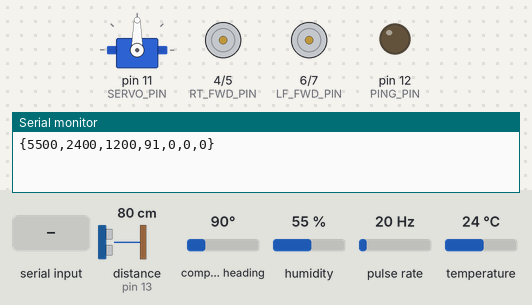
Bench run of a sketch on a simulated Arduino Uno, built for the host (arithmetic inside an expression is 32-bit, double 64-bit). Parts: servo, motor-driver pin pairs drawn as motors (green arrow = first pin HIGH = forward, orange = second pin HIGH = backward, longer = more drive), output pins drawn as LEDs (lit = HIGH), the last lines printed to the serial monitor. Wiring (inferred from the names in the program): pulse sensor: data pin 3. The inputs (shaded band) are chosen by the test bench; at power-on: distance to the obstacle (sensor on pin 13) 80 cm, compass heading 90°, humidity 55 %, pulse rate 20 Hz, temperature 24 °C. The echo pulse lasts 58.3 µs per cm.

Above: at 2.2 s.
2.3 s: "F\n" received over Serial
At 3.5 s:
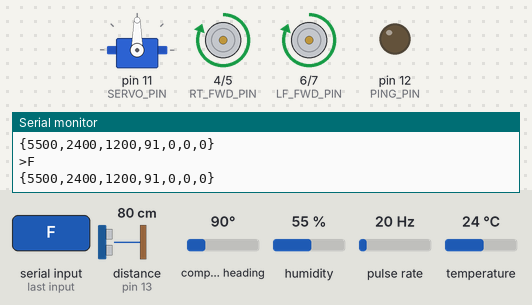
3.8 s: "B\n" received over Serial
At 4.6 s:
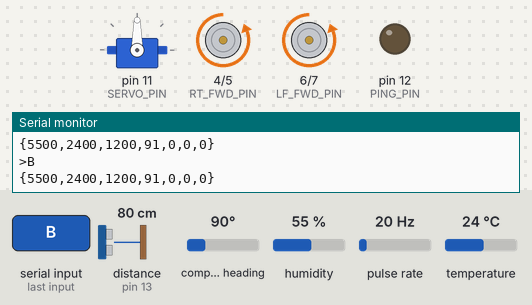
5.3 s: "L\n" received over Serial
At 5.8 s:
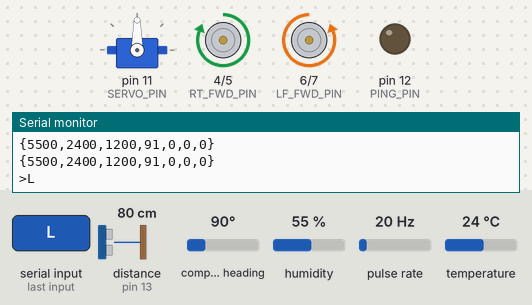
6.8 s: "R\n" received over Serial
At 8.0 s:
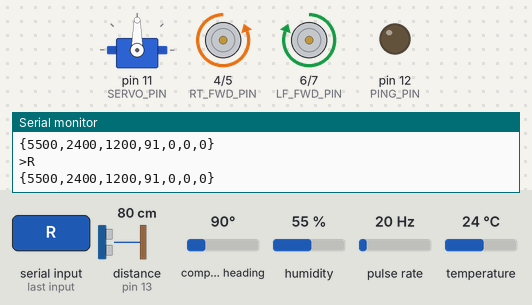
8.3 s: "l\n" received over Serial
At 9.3 s:
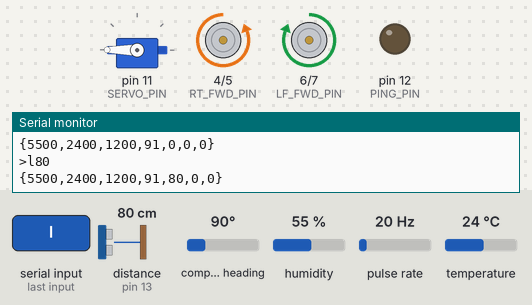
9.8 s: "r\n" received over Serial
At 10.4 s:
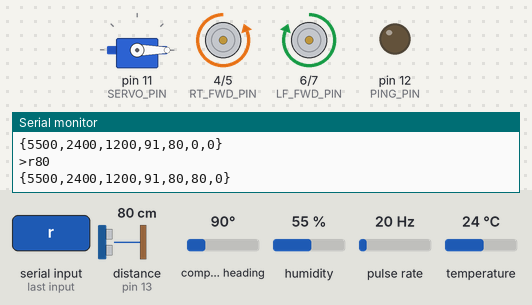
Timing chart, 0 to 12.3 s (numbered marks = the images above; inputs shaded):
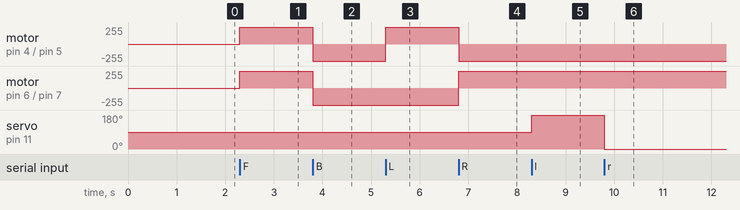

The sketch:

TRIP-P1.ino
```cpp
// (licence header left out)
#include <Wire.h>
#include <Adafruit_Sensor.h>
#include <Adafruit_HMC5883_U.h>
#include <Servo.h>
#include <RunningMedian.h>
#include <SPI.h>
#include <dht11.h>

// Define convenience compass directions/bearings
#define NORTH 0
#define EAST 90
#define SOUTH 180
#define WEST 270

// Define convenience directions
#define LEFT -1
#define RIGHT 1

// Define output pins for the L298N (motor control)
#define RT_FWD_PIN 4
#define RT_BWD_PIN 5
#define LF_FWD_PIN 6
#define LF_BWD_PIN 7

// Define the pins we use on the Arduino to send (Trigger) & receive (Echo)
#define PING_PIN 12
#define ECHO_PIN 13

// Define the servo control pin, directions
#define SERVO_PIN 11
#define SERVO_RIGHT 0
#define SERVO_FWDRT 45
#define SERVO_FORWARD 90
#define SERVO_FWDLT 135
#define SERVO_LEFT 180

#define DHT_PIN 2
#define GEIGER_PIN 3

// Assign a unique ID to the magnetometer/compass at the same time
Adafruit_HMC5883_Unified mag = Adafruit_HMC5883_Unified(12345);

// Servo will control HCSR04 proximity sensor
// 12 servo objects can be created on most boards
Servo navServo;
int servoPos = SERVO_FORWARD;
long cm_to_obs = 0;
long distanceL = 0, distanceR = 0, distanceF = 0;

char incoming[12];

RunningMedian bearings = RunningMedian(10);

// Temp/humidity sensor
dht11 DHT11;
int chk;
int temp = 0, hum = 0;
String msg;

// Geiger counter
volatile unsigned long radCtr = 0; // GM Tube events
unsigned long cpm = 0;             // radCtr Per Minute
unsigned long curMs;
unsigned long preMs;
boolean geigerEnabled;

void geiger_pulse() { // Captures count of events from Geiger counter board
  radCtr++;
}

void setup() {
  pinMode(PING_PIN, OUTPUT); // Set up ping pin...
  pinMode(ECHO_PIN, INPUT);  // ...and echo pin

  // Servo attached to pin 11
  navServo.attach(SERVO_PIN);
  positionRadar(SERVO_FORWARD);

  // Setting the pins as OUTPUT
  pinMode(RT_FWD_PIN, OUTPUT);
  pinMode(RT_BWD_PIN, OUTPUT);
  pinMode(LF_FWD_PIN, OUTPUT);
  pinMode(LF_BWD_PIN, OUTPUT);
  Serial.begin(9600);

  // Initialize the HMC5883 compass sensor
  if(!mag.begin())
  {
    // Problem detecting the HMC5883
    Serial.println("No HMC5883 detected, please check connections.");
    while(1);
  }

  DHT11.attach(DHT_PIN);            // Attach temp/humidity sensor to pin

  pinMode(GEIGER_PIN, INPUT);       // Set pin to input for capturing GM Tube events
  interrupts();                     // Enable interrupts (in case they were previously disabled)
  enableGeiger();

  //Serial.setTimeout(500);   // MAH: Default is 1000ms/1s
}

void loop() {
  if (Serial.available() > 0) {
    Serial.readBytesUntil('\n', incoming, sizeof(incoming));

    for (int i=0; i<sizeof(incoming); i++) {
      if (incoming[i] != NULL) {
        switch (incoming[i]) {
        case 'F':
          forward();
          Serial.println(">F");
          break;
        case 'B':
          backward();
          Serial.println(">B");
          break;
        case 'L':
          left();
          Serial.println(">L");
          break;
        case 'R':
          right();
          Serial.println(">R");
          break;
        case 'f':
          distanceF = pingForward();
          Serial.print(">f"); Serial.println(distanceF);
          break;
        case 'l':
          distanceL = pingLeft();
          Serial.print(">l"); Serial.println(distanceL);
          break;
        case 'r':
          distanceR = pingRight();
          Serial.print(">r"); Serial.println(distanceR);
          break;
        case 'c':
          // Compass test
          Serial.print("Compass reading="); Serial.println(getCurrentHeading());
          break;
        case 'x':
          // Test case: servo center
          positionRadar(SERVO_FORWARD);
          Serial.println("Centered.");
          break;
        case 'y':
          // Test case: servo left
          positionRadar(SERVO_LEFT);
          Serial.println("Left.");
          break;
        case 'z':
          // Test case: servo right
          positionRadar(SERVO_RIGHT);
          Serial.println("Right.");
          break;
        default:  // STOP!
          stop(0);
          Serial.println(">S");
          break;
        }

        if (incoming[min(i+1, sizeof(incoming))] != NULL) {
          delay(250); // To allow for processing rapid-fire move commands
        }

      } else {
        break;
      }
    }

    // Clear the array before looping for more
    for (int i=0; i<sizeof(incoming); i++) {
      incoming[i] = (char)0;
    }
  } else {
    curMs = millis();
    if (curMs - preMs > 999) { // Send data ~1x/sec
      // Temp/humidity
      if ((chk = DHT11.read()) == 0) { // Clean read, no error
        hum = DHT11.humidity;
        temp = DHT11.temperature;
      } // else retain & report prior readings

      // Geiger reading
      if (geigerEnabled) {
        cpm = radCtr * (60000 / (curMs - preMs));
        radCtr = 0;
      }

      // MAH TODO: Need to add in the x/y/z readings next

      // Build the message to transmit
      msg = "{";
      msg += hum * 100;
      msg += ",";
      msg += temp * 100;
      msg += ",";
      msg += cpm;
      msg += ",";
      msg += (int) (getCurrentHeading() + .5);  // Add 1/2 & cast to int rounds to nearest whole #
      msg += ",";
      msg += distanceL;
      msg += ",";
      msg += distanceR;
      msg += ",";
      msg += distanceF;
      msg += "}";
      Serial.println(msg);

      preMs = curMs;
    }
  }
}

/*
 * PROXIMITY SENSOR METHODS
 */
long pingForward() {
  positionRadar(SERVO_FORWARD, true);  // Set fastPos parameter to true for fast sweep, no 500ms delay
  return ping();
}

long pingLeft() {
  positionRadar(SERVO_LEFT);
  return ping();
}

long pingRight() {
  positionRadar(SERVO_RIGHT);
  return ping();
}

long pingDir(int dir, boolean fastPos) {
  positionRadar(dir, fastPos);
  return ping();
}

long ping() {
  long duration, cm;

  // The ping is triggered by a HIGH pulse of 2 or more microseconds.
  // Send a short LOW pulse beforehand to ensure a clean HIGH pulse.
  digitalWrite(PING_PIN, LOW);
  delayMicroseconds(2);
  digitalWrite(PING_PIN, HIGH);
  delayMicroseconds(5);
  digitalWrite(PING_PIN, LOW);

  // Now read the signal from the echo pin: a HIGH pulse whose duration is
  // the time (in microseconds) from the sending of the ping to the reception
  // of its echo off of an object.
  duration = pulseIn(ECHO_PIN, HIGH);

  // Convert time to distance
  cm = microsecondsToCentimeters(duration);

  //Serial.print(cm); Serial.println("cm");

  return cm;
}

long microsecondsToCentimeters(long microseconds)
{
  // The speed of sound is 340 m/s or 29 microseconds per centimeter.
  // The ping travels out and back, so to find the distance of the
  // object, we take half of the distance travelled.
  return microseconds / 29 / 2;
}

void positionRadar(int bearing) {
  positionRadar(bearing, false);
}

void positionRadar(int bearing, boolean fastPos) {
  navServo.write(bearing);
  if (fastPos) {
    delay(100);
  } else {
    delay(500);
  }
}

/*
 * NAVIGATION METHODS
 */
// Get the current heading
float getCurrentHeading() {
    /* Get a new sensor event */
  sensors_event_t event;

  // Once you have your heading, you must then add your 'Declination Angle', which is the 'Error' of the magnetic field in your location.
  // Find yours here: http://www.magnetic-declination.com/
  // MAH: STL magnetic declination is only -1* 17' W, or just over 1 degree.
  // 1 deg = pi / 180 degrees = radians. For -1* 17', it's approximately .017
  // or .02 radians rounded.
  float declinationAngle = 0.02;
  float heading;

  bearings.clear();
  for (int i=0; i<10; i++) {
    // Hold the module so that Z is pointing 'up' and you can measure the heading with x&y
    // Calculate heading when the magnetometer is level, then correct for signs of axis.
    mag.getEvent(&event);
    heading = atan2(event.magnetic.y, event.magnetic.x) + declinationAngle;

    // Correct for when signs are reversed.
    if(heading < 0)
      heading += 2*PI;

    // Check for wrap due to addition of declination.
    if(heading > 2*PI)
      heading -= 2*PI;

    // Convert radians to degrees for readability, add to bearings array.
    bearings.add(heading * 180/M_PI);

    //Serial.print("Reading "); Serial.print(i); Serial.print(" is "); Serial.print(heading * 180/M_PI); Serial.println(" degrees.");
  }

//  Serial.print("  X: "); Serial.print(event.magnetic.x);
//  Serial.print(", Y: "); Serial.print(event.magnetic.y);
//  Serial.print(", Z: "); Serial.print(event.magnetic.z);
//  Serial.println(".");

  bearings.sort();
  //Serial.print("Average reading is "); Serial.print(bearings.getAverage()); Serial.println(" degrees.");
  return bearings.getAverage();
}

// Go forward by setting the forward pins to HIGH
void forward() {
  //Serial.println("Forward");
  disableGeiger();
  digitalWrite(RT_FWD_PIN, HIGH);
  digitalWrite(RT_BWD_PIN, LOW);
  digitalWrite(LF_FWD_PIN, HIGH);
  digitalWrite(LF_BWD_PIN, LOW);
}

//Setting the wheels to go backward by setting the backward pins to HIGH
void backward() {
  //Serial.println("Backward");
  disableGeiger();
  digitalWrite(RT_FWD_PIN, LOW);
  digitalWrite(RT_BWD_PIN, HIGH);
  digitalWrite(LF_FWD_PIN, LOW);
  digitalWrite(LF_BWD_PIN, HIGH);
}

void right() {
  //pulse(RIGHT);
  disableGeiger();
  digitalWrite(RT_FWD_PIN, LOW);
  digitalWrite(RT_BWD_PIN, HIGH);
  digitalWrite(LF_FWD_PIN, HIGH);
  digitalWrite(LF_BWD_PIN, LOW);
}

void left() {
  //pulse(LEFT);
  disableGeiger();
  digitalWrite(RT_FWD_PIN, HIGH);
  digitalWrite(RT_BWD_PIN, LOW);
  digitalWrite(LF_FWD_PIN, LOW);
  digitalWrite(LF_BWD_PIN, HIGH);
}

long stop(long duration) {
  digitalWrite(RT_FWD_PIN, LOW);
  digitalWrite(RT_BWD_PIN, LOW);
  digitalWrite(LF_FWD_PIN, LOW);
  digitalWrite(LF_BWD_PIN, LOW);
  delay(duration);

  distanceL = pingLeft();
  distanceR = pingRight();
  distanceF = pingForward();
  //distanceF = pingDir(SERVO_FORWARD, false);

  enableGeiger();

  return duration;
}


/*
 * ENABLE/DISABLE GEIGER COUNTER METHODS
 */
void enableGeiger() {
  delay(500);   // To give EM interference a chance to die down

  geigerEnabled = true;
  preMs = millis();
  attachInterrupt(digitalPinToInterrupt(GEIGER_PIN), geiger_pulse, FALLING);
}

void disableGeiger() {
  geigerEnabled = false;
  detachInterrupt(digitalPinToInterrupt(GEIGER_PIN));
}
```

Measured:
- after the input at 2.3 s, motor on pin 4 (RT_FWD_PIN) / pin 5 (RT_BWD_PIN), motor on pin 6 (LF_FWD_PIN) / pin 7 (LF_BWD_PIN): stopped → forward 255/255 at once
- after the input at 3.8 s, motor on pin 4 (RT_FWD_PIN) / pin 5 (RT_BWD_PIN), motor on pin 6 (LF_FWD_PIN) / pin 7 (LF_BWD_PIN): forward 255/255 → backward 255/255 at once
- after the input at 5.3 s, motor on pin 4 (RT_FWD_PIN) / pin 5 (RT_BWD_PIN): backward 255/255 → forward 255/255 at once
- after the input at 6.8 s, motor on pin 4 (RT_FWD_PIN) / pin 5 (RT_BWD_PIN): forward 255/255 → backward 255/255 at once; motor on pin 6 (LF_FWD_PIN) / pin 7 (LF_BWD_PIN): backward 255/255 → forward 255/255 at once
- after the input at 8.3 s, servo on pin 11 (SERVO_PIN): 90° → 180° at once
- after the input at 9.8 s, servo on pin 11 (SERVO_PIN): 180° → 0° at once
